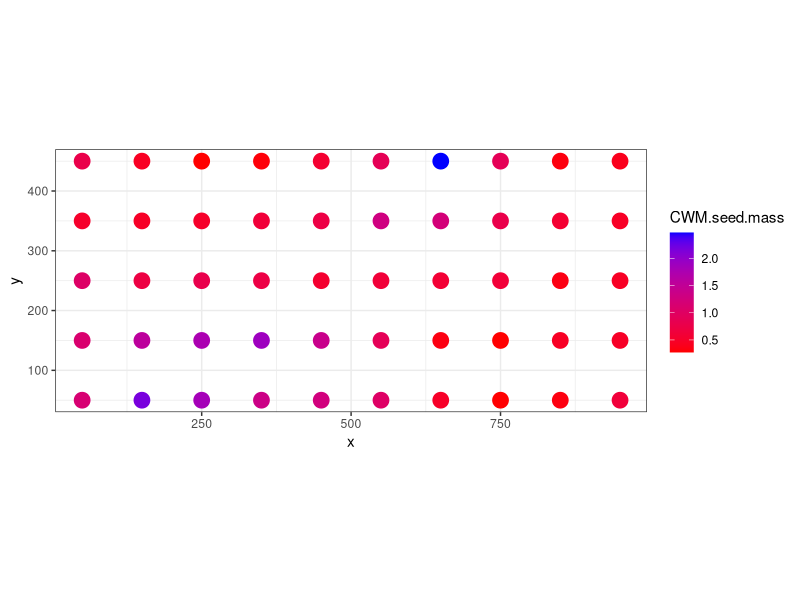
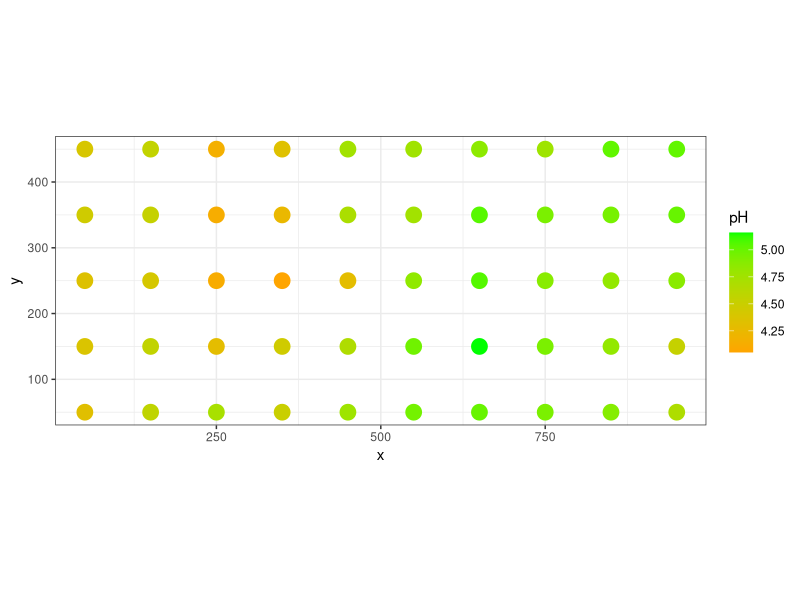

R code for these plots, in order:
## ---- chunk 1
knitr::opts_chunk$set(echo = TRUE)
## ---- chunk 2
library(vegan)
library(tidyverse)
library(ggplot2)
        
# load the BCI data built-in from the vegan package
data(BCI)
BCI$Plot=as.numeric(row.names(BCI))
# note that the data are in 'wide' format (site x species matrix)
dim(BCI)

# convert the data from long to short format
BCI_short = BCI %>% 
              gather(key="Species",value="Abundance",-Plot)
# or using the reshape2 package (load it first), equivalently...
# BCI_short = melt(BCI, id.vars="Plot", variable.name="Species",value.name="Abundance")

head(BCI_short)

# keep only species with non-zero abundance, and reorder for clarity
BCI_short_nonzero = BCI_short %>% filter(Abundance>0) %>% arrange(Plot, Species)

head(BCI_short_nonzero)
## ---- chunk 3
traits = read.csv("BCI.trait.csv")
str(traits)

# create a Species column to match the Species column in BCI_short_nonzero

# this requires changing underscores to periods
# the fixed=TRUE argument means the substitution will interpret the 
# find/replace exactly, rather than interpreting them as 'regular expressions'
# which allow matching of more complex patterns (e.g. all numbers, all spaces)
traits$Species = gsub("_",".",traits$genus_species,fixed=TRUE)

# now join the trait data and the abundance data
# we use inner join to keep only cases where species and traits are matched
BCI_merged = inner_join(BCI_short_nonzero, traits,by="Species")

# calculate community weighted means
BCI_summary_trait = BCI_merged %>% 
                      group_by(Plot) %>%
                      summarize(CWM.seed.mass=
                                  sum(SEED_DRY*Abundance,na.rm=T)/sum(Abundance,na.rm=T)
                                )

## ---- chunk 4

# load environmental data as a tab-separated file
BCI.env = read.csv('BCI.env.txt',sep='\t')
BCI.env$Plot = as.numeric(row.names(BCI.env))
# also add in soil data
BCI.soil = read.csv('BCI.soil.txt', sep='\t')
BCI.soil$Plot = as.numeric(row.names(BCI.soil))
# make a combined environmental dataset
BCI_env_combined = inner_join(BCI.env,BCI.soil,by="Plot")
head(BCI_env_combined)


## ---- chunk 5
BCI_summary_trait_env = inner_join(BCI_summary_trait, BCI_env_combined, by="Plot")
str(BCI_summary_trait_env)
## ---- chunk 6
ggplot(BCI_summary_trait_env,aes(x=x,y=y,col=CWM.seed.mass)) +
  geom_point(size=5)+
  coord_equal()+
  scale_color_gradient(low = "red",high="blue") + 
  theme_bw()


ggplot(BCI_summary_trait_env,aes(x=x,y=y,col=pH)) +
  geom_point(size=5)+
  coord_equal()+
  scale_color_gradient(low = "orange",high="green") + 
  theme_bw()
